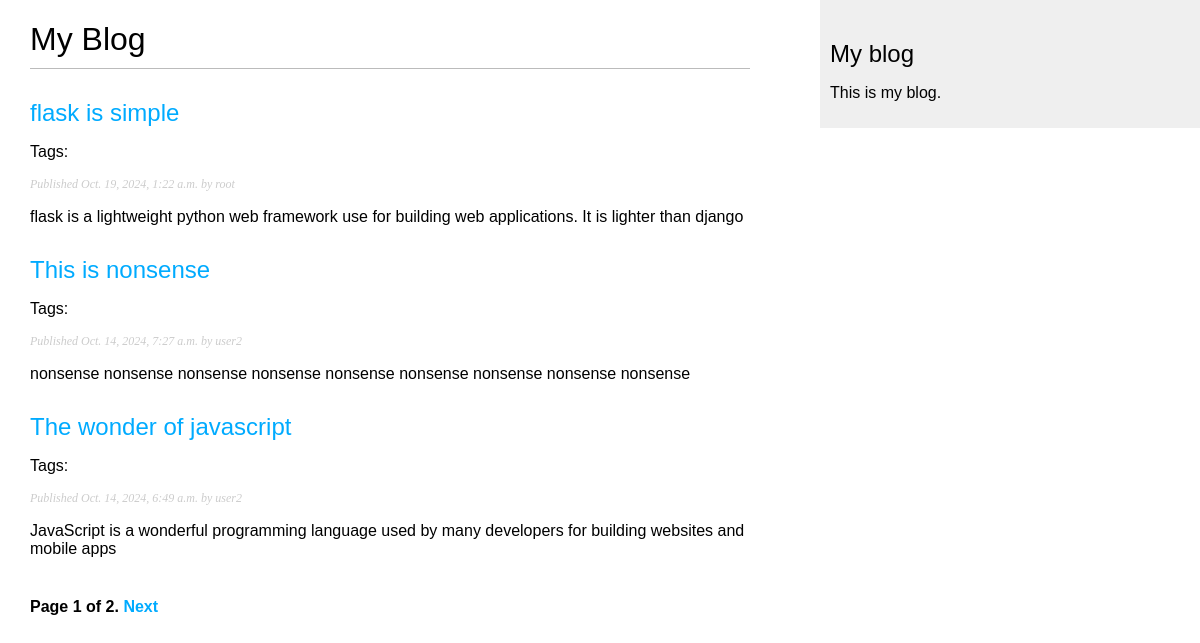
Screenshot of /blog/ with the database file from the repository.
### blog/models.py (models this page shows, shortened)
class Post(models.Model):
    class Status(models.TextChoices):
        DRAFT = 'DF', 'Draft'
        PUBLISHED = 'PB', 'Published'
    title = models.CharField(max_length=250)
    slug = models.SlugField(max_length=250, unique_for_date='publish')
    author = models.ForeignKey(
        settings.AUTH_USER_MODEL,
        on_delete=models.CASCADE,
        related_name='blog_posts'
    )
    body = models.TextField()
    publish = models.DateTimeField(default=timezone.now)
    created = models.DateTimeField(auto_now_add=True)
    updated = models.DateTimeField(auto_now=True)
    status = models.CharField(
        max_length=2,
        choices=Status,
        default=Status.DRAFT
    )
    objects = models.Manager() # The default manager.
    published = PublishedManager() # Our custom manager
    tags = TaggableManager()
    class Meta:
        ordering = ['-publish']
        indexes = [
            models.Index(fields=['-publish']),
        ]
    """
    The reverse() function will build the URL dynamically using the URL name defined
    in the URL paterns. We have used the blog namespace followed by a colon and
    the post_detail URL name. Remeber that the blog namespace is defined in the
    main urls.py file of the project when including the URL
    patterns from blog.urls. The post_detail URL is defined in the urls.py file of the blog application.mt
    """
    def get_absolute_url(self):
        return reverse(
            'blog:post_detail',
            args=[
                self.publish.year,
                self.publish.month,
                self.publish.day,
                self.slug]
        )

### blog/views.py (the view)
# urls.py: path('', views.post_list, name="post_list"),
def post_list(request, tag_slug=None): # this request parameter is required by all views
    post_list = Post.published.all()
    tag = None
    if tag_slug:
        tag = get_object_or_404(Tag, slug=tag_slug)
        post_list = post_list.filter(tags__in=[tag])
    paginator = Paginator(post_list, 3)
    page_number = request.GET.get('page', 1)
    try:
        posts = paginator.page(page_number)
    except PageNotAnInteger:
        posts = pagination.page(1)
    except EmptyPage:
        posts = paginator.page(paginator.num_pages)
    return render(request, 'blog/post/list.html', {'posts': posts, 'tags': tag})

### blog/models.py (called while the page is built)
    def get_queryset(self):
        return (
            super().get_queryset().filter(status=Post.Status.PUBLISHED)
        )

### blog/templates/blog/post/list.html (shortened to what this page needs)
{% extends "blog/base.html" %}
{% block content %}
    <h1>My Blog</h1>
    {% for post in posts %}
       <h2><a href="{{ post.get_absolute_url }}">{{ post.title }}</a> </h2>
       <p class='tags'>
         Tags:
       </p>
       <p class="date">Published {{ post.publish }} by {{ post.author }}</p>
       {{ post.body|truncatewords:30|linebreaks }}
    {% endfor %}
    {% include "pagination.html" with page=posts %}
{% endblock %}

### blog/static/css/blog.css (style rules this page uses)
body { margin:0; padding:0; font-family:helvetica, sans-serif; }
a { color:#00abff; text-decoration:none; }
h1 { font-weight:normal; border-bottom:1px solid #bbb; padding:0 0 10px 0; }
h2 { font-weight:normal; margin:30px 0 0; }
p.date { color:#ccc; font-family: georgia, serif; font-size: 12px; font-style: italic; }

### rows the page displays
Post: title "flask is simple", publish "Oct. 19, 2024, 1:22 a.m.", author "root", body "flask is a lightweight python web framework use for building web applications. It is lighter than django"
Post: title "This is nonsense", publish "Oct. 14, 2024, 7:27 a.m.", author "user2", body "nonsense nonsense nonsense nonsense nonsense nonsense nonsense nonsense nonsense"
Post: title "The wonder of javascript", publish "Oct. 14, 2024, 6:49 a.m.", author "user2", body "JavaScript is a wonderful programming language used by many developers for building websites and mobile apps"

### other values shown
{{ page.number }} "1"
{{ page.paginator.num_pages }} "2"
